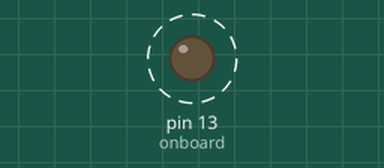
This program was run on a simulated Arduino Mega 2560, built with avr-gcc and run on an emulated ATmega2560. On the bench: output pins drawn as LEDs (lit = HIGH). Dashed ring = blinking. Random numbers use the default seed unless the program sets one.

Above: at 0.7 s.
Timing chart, 0 to 4.6 s (numbered marks = the images above):
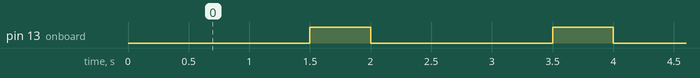

Measured:
- by itself, pin 13 (onboard): alternates HIGH for 0.50 s and LOW for 1.5 s

The program:

main.cpp
```cpp
#include <Arduino.h>
#define onboard 13

void setup() {
  // put your setup code here, to run once:
  pinMode(onboard, OUTPUT);
}

void loop() {
  // put your main code here, to run repeatedly:
  digitalWrite(onboard, LOW);
  delay(1500);
  digitalWrite(onboard, HIGH);
  delay(500);
}
```

de_numerique_5_led.cpp
```cpp
#include <Arduino.h>
int ledHautGauche = 2, ledBasGauche = 3, ledCentre = 4, ledHautDroite = 6, ledBasDroite = 5, button = 7, nbFinal = 0;

void setZero();
void allumage(int nombre);

void setup()
{
    randomSeed(analogRead(0));

    pinMode(button, INPUT_PULLUP);

    pinMode(ledHautGauche, OUTPUT);
    pinMode(ledBasGauche, OUTPUT);
    pinMode(ledCentre, OUTPUT);
    pinMode(ledHautDroite, OUTPUT);
    pinMode(ledBasDroite, OUTPUT);

    setZero();
}

void loop()
{
    boolean state = digitalRead(button);

    if (!state)
    {
        for (int i = 2; i < 7; i++)
        {
            setZero();
            delay(100);

            int nbAlea = random(0, 6);
            allumage(nbAlea);

            if (i == 6)
                nbFinal = nbAlea;

            delay(500 + i * 100);
        }
    }
    else
    {
        setZero();
        delay(300);

        allumage(nbFinal);
        delay(300);
    }
}

void setZero()
{
    digitalWrite(ledHautGauche, LOW);
    digitalWrite(ledBasGauche, LOW);
    digitalWrite(ledCentre, LOW);
    digitalWrite(ledHautDroite, LOW);
    digitalWrite(ledBasDroite, LOW);
}

void allumage(int nombre)
{

    setZero();

    if (nombre == 1)
    {
        digitalWrite(ledCentre, HIGH);
        return;
    }
    if (nombre == 2)
    {

        digitalWrite(ledHautDroite, HIGH);
        digitalWrite(ledBasGauche, HIGH);
        return;
    }
    if (nombre == 3)
    {

        digitalWrite(ledHautDroite, HIGH);
        digitalWrite(ledCentre, HIGH);
        digitalWrite(ledBasGauche, HIGH);
        return;
    }
    if (nombre == 4)
    {

        digitalWrite(ledHautGauche, HIGH);
        digitalWrite(ledHautDroite, HIGH);
        digitalWrite(ledBasGauche, HIGH);
        digitalWrite(ledBasDroite, HIGH);
        return;
    }
    if (nombre == 5)
    {
        digitalWrite(ledHautGauche, HIGH);
        digitalWrite(ledBasGauche, HIGH);
        digitalWrite(ledHautDroite, HIGH);
        digitalWrite(ledBasDroite, HIGH);
        digitalWrite(ledCentre, HIGH);
        return;
    }
    return;
}
```
